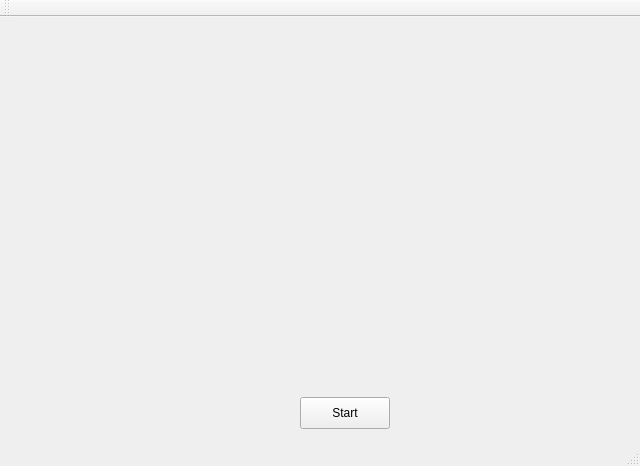
<?xml version="1.0" encoding="UTF-8"?>
<ui version="4.0">
 <class>MainWindow</class>
 <widget class="QMainWindow" name="MainWindow">
  <property name="geometry">
   <rect>
    <x>0</x>
    <y>0</y>
    <width>640</width>
    <height>466</height>
   </rect>
  </property>
  <property name="windowTitle">
   <string>Qt Application Using OpenCV</string>
  </property>
  <widget class="QWidget" name="centralWidget">
   <widget class="CamViewer" name="camViewer" native="true">
    <property name="geometry">
     <rect>
      <x>20</x>
      <y>10</y>
      <width>600</width>
      <height>360</height>
     </rect>
    </property>
    <property name="focusPolicy">
     <enum>Qt::NoFocus</enum>
    </property>
   </widget>
   <widget class="QPushButton" name="pushButton">
    <property name="geometry">
     <rect>
      <x>300</x>
      <y>380</y>
      <width>90</width>
      <height>32</height>
     </rect>
    </property>
    <property name="text">
     <string>Start</string>
    </property>
   </widget>
   <zorder>pushButton</zorder>
   <zorder>camViewer</zorder>
  </widget>
  <widget class="QMenuBar" name="menuBar">
   <property name="geometry">
    <rect>
     <x>0</x>
     <y>0</y>
     <width>640</width>
     <height>22</height>
    </rect>
   </property>
  </widget>
  <widget class="QToolBar" name="mainToolBar">
   <attribute name="toolBarArea">
    <enum>TopToolBarArea</enum>
   </attribute>
   <attribute name="toolBarBreak">
    <bool>false</bool>
   </attribute>
  </widget>
  <widget class="QStatusBar" name="statusBar"/>
 </widget>
 <layoutdefault spacing="6" margin="11"/>
 <customwidgets>
  <customwidget>
   <class>CamViewer</class>
   <extends>QWidget</extends>
   <header>camviewer.h</header>
  </customwidget>
 </customwidgets>
 <resources/>
 <connections/>
</ui>
